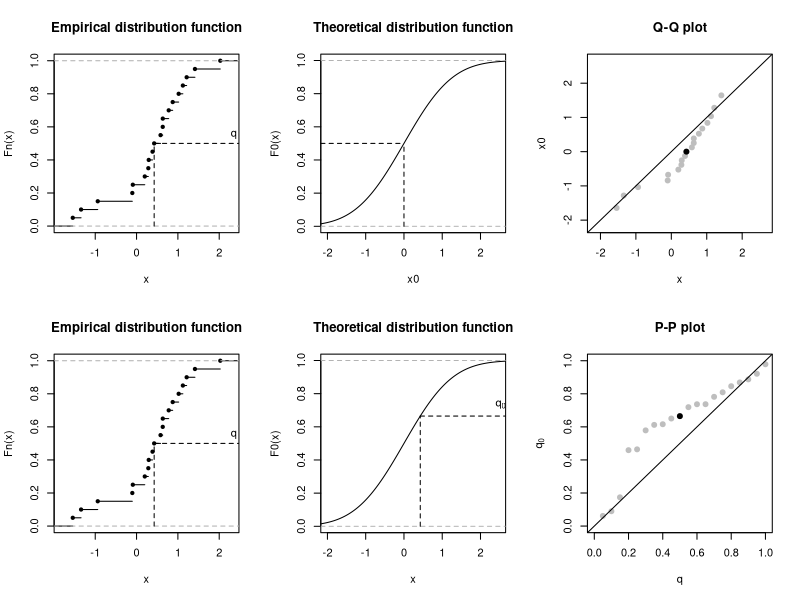

Write the R code that produced this figure.
set.seed(910164)
x  <- 0.5+rnorm(20)
sx <- sort(x)
ix <- which.min((sx-0.5)^2)

pdf("qqpp_idea.pdf", width=10, height=7)
## QQ plot
par(mfrow=c(2,3))
fh <- ecdf(x)
plot(ecdf(x), main="Empirical distribution function")
usr <- par("usr")
xt <- sx[ix]
f0 <- fh(xt)
lines(c(xt,xt), c(0, f0), lty="dashed")
lines(c(xt, usr[2]), c(f0, f0), lty="dashed")
text(usr[2]*0.95, f0, pos=3, "q")

x0 <- (-300:300)/100
plot(x0, pnorm(x0), type="l", xlim=usr[1:2], main="Theoretical distribution function", ylab="F0(x)")
abline(h=0,  col="gray70", lty="dashed")
abline(h=1,  col="gray70", lty="dashed")
usr <- par("usr")
x0 <- qnorm(f0)
lines(c(usr[1], x0), c(f0, f0), lty="dashed")
lines(c(x0, x0), c(0, f0), lty="dashed")

plot(x, qnorm(fh(x)), xlim=usr[1:2], ylim=usr[1:2], main="Q-Q plot", xlab="x", pch=19, col="gray", ylab="x0")
points(xt, x0, pch=19) 
abline(a=0, b=1)

## PP plot
plot(ecdf(x), main="Empirical distribution function")
usr <- par("usr")
lines(c(xt,xt), c(0, f0), lty="dashed")
lines(c(xt, usr[2]), c(f0, f0), lty="dashed")
text(usr[2]*0.95, f0, pos=3, "q")

x0 <- (-300:300)/100
plot(x0, pnorm(x0), type="l", xlim=usr[1:2], main="Theoretical distribution function", ylab="F0(x)", xlab="x")
abline(h=0,  col="gray70", lty="dashed")
abline(h=1,  col="gray70", lty="dashed")
usr <- par("usr")

t0 <- pnorm(xt)
lines(c(xt,xt), c(0, t0), lty="dashed")
lines(c(xt, usr[2]), c(t0, t0), lty="dashed")
text(usr[2]*0.95, t0, pos=3, expression(q[0]))

plot(fh(x), pnorm(x), pch=19, xlim=c(0,1), ylim=c(0,1), main="P-P plot", xlab="q", ylab=expression(q[0]), col="gray")
points(f0, t0, pch=19)
abline(a=0, b=1)
dev.off()
